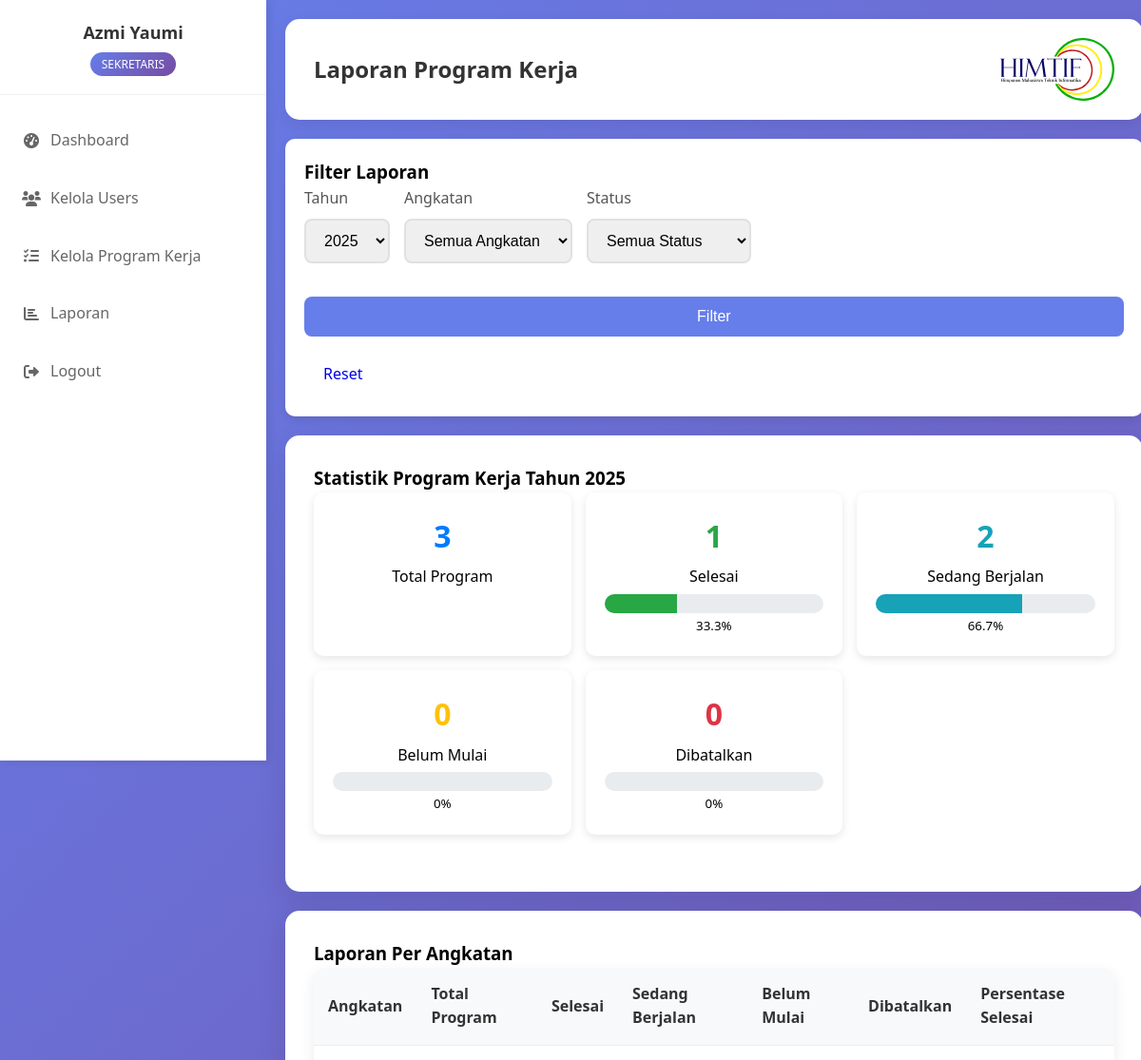
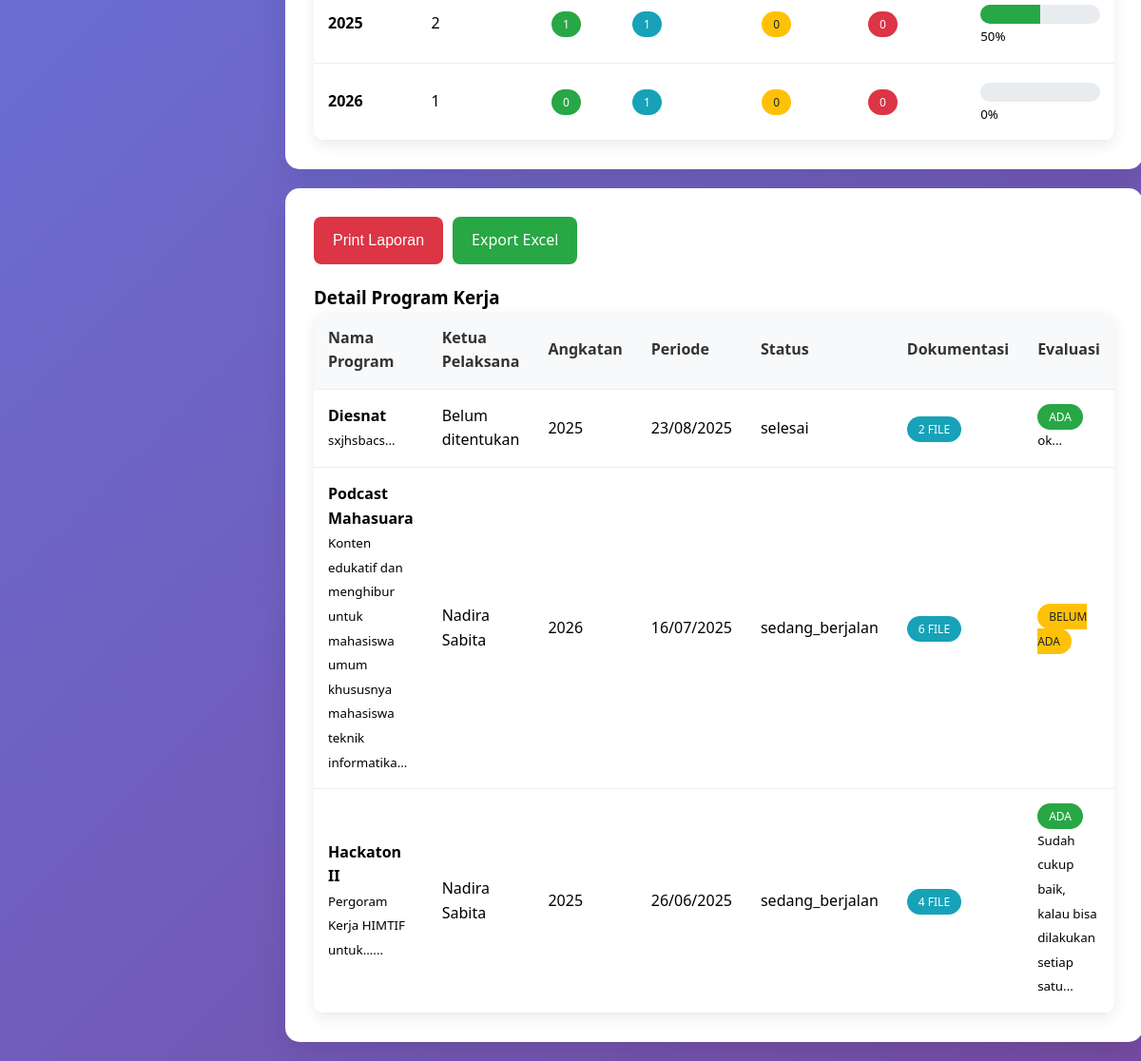
The app's page /modules/laporan/laporan_proker.php (signed in) with its own data (2 pictures, top to bottom).
### tables this page shows
CREATE TABLE `program_kerja` (
  `id` varchar(10) NOT NULL,
  `nama_proker` varchar(200) NOT NULL,
  `deskripsi` text DEFAULT NULL,
  `tanggal_mulai` date DEFAULT NULL,
  `tanggal_selesai` date DEFAULT NULL,
  `status` enum('belum_mulai','sedang_berjalan','selesai','dibatalkan') DEFAULT NULL,
  `angkatan` varchar(10) DEFAULT NULL,
  `ketua_pelaksana_id` int(11) DEFAULT NULL,
  `created_by` int(11) DEFAULT NULL,
  `created_at` timestamp NOT NULL DEFAULT current_timestamp(),
  `updated_at` timestamp NOT NULL DEFAULT current_timestamp() ON UPDATE current_timestamp()
);

CREATE TABLE `users` (
  `id` int(11) NOT NULL,
  `nama` varchar(100) NOT NULL,
  `nik` varchar(20) NOT NULL,
  `username` varchar(50) NOT NULL,
  `password` varchar(255) NOT NULL,
  `role` enum('sekretaris','ketua_pelaksana','ketua_umum') NOT NULL,
  `created_at` timestamp NOT NULL DEFAULT current_timestamp(),
  `status` enum('aktif','nonaktif') DEFAULT 'aktif'
);

### includes/functions.php (called while the page is built, shortened)
<?php
function sanitize($data) {
    return htmlspecialchars(trim($data), ENT_QUOTES, 'UTF-8');
}
function formatTanggal($date) {
    return date('d/m/Y', strtotime($date));
}
function getStatusBadge($status) {
    $badges = [
        'belum_mulai' => '<span class="badge badge-warning">Belum Mulai</span>',
        'sedang_berjalan' => '<span class="badge badge-info">Sedang Berjalan</span>',
        'selesai' => '<span class="badge badge-success">Selesai</span>',
        'dibatalkan' => '<span class="badge badge-danger">Dibatalkan</span>',
    ];
    return $badges[$status] ?? $status;
}
?>

### modules/laporan/laporan_proker.php (the view, shortened to what this page needs)
<?php
require_once '../../config/database.php';
require_once '../../includes/functions.php';
$angkatan = $_GET['angkatan'] ?? '';
$tahun = $_GET['tahun'] ?? date('Y');
$statsQuery = "
    SELECT
        COUNT(*) as total_proker,
        SUM(CASE WHEN status = 'selesai' THEN 1 ELSE 0 END) as selesai,
        SUM(CASE WHEN status = 'sedang_berjalan' THEN 1 ELSE 0 END) as berjalan,
        SUM(CASE WHEN status = 'belum_mulai' THEN 1 ELSE 0 END) as belum_mulai,
        SUM(CASE WHEN status = 'dibatalkan' THEN 1 ELSE 0 END) as dibatalkan
    FROM program_kerja
    WHERE YEAR(created_at) = ?
";
$params = [$tahun];
$stmt = $pdo->prepare($statsQuery);
$stmt->execute($params);
$stats = $stmt->fetch();
$detailQuery = "
    SELECT
        pk.*,
        u.nama as ketua_nama,
        COUNT(DISTINCT d.id) as total_dokumentasi,
        e.evaluasi
    FROM program_kerja pk
    LEFT JOIN users u ON pk.ketua_pelaksana_id = u.id
    LEFT JOIN dokumentasi d ON pk.id = d.proker_id
    LEFT JOIN evaluasi e ON pk.id = e.proker_id
    WHERE YEAR(pk.created_at) = ?
";
$detailParams = [$tahun];
$detailQuery .= " GROUP BY pk.id ORDER BY pk.created_at DESC";
$stmt = $pdo->prepare($detailQuery);
$stmt->execute($detailParams);
$prokers = $stmt->fetchAll();
$angkatanStatsQuery = "
   SELECT
        angkatan,
        COUNT(*) as total,
        SUM(CASE WHEN status = 'selesai' THEN 1 ELSE 0 END) as selesai,
        SUM(CASE WHEN status = 'sedang_berjalan' THEN 1 ELSE 0 END) as berjalan,
        SUM(CASE WHEN status = 'belum_mulai' THEN 1 ELSE 0 END) as belum_mulai,
        SUM(CASE WHEN status = 'dibatalkan' THEN 1 ELSE 0 END) as dibatalkan
    FROM program_kerja
    WHERE YEAR(created_at) = ? AND angkatan IS NOT NULL
    GROUP BY angkatan
    ORDER BY angkatan
";
$stmt = $pdo->prepare($angkatanStatsQuery);
$stmt->execute([$tahun]);
$angkatanStats = $stmt->fetchAll();
?>
<!DOCTYPE html>
<html lang="id">
<head>
    <link rel="stylesheet" href="../../css/style.css">
    <link rel="stylesheet" href="https://cdnjs.cloudflare.com/ajax/libs/font-awesome/6.0.0/css/all.min.css">
</head>
<body>
<div class="dashboard-container">
        <div class="sidebar" id="sidebar">
        <div class="sidebar-header">
            <h3><?= $_SESSION['nama'] ?></h3>
            <span class="role-badge"><?= ucwords(str_replace('_', ' ', $_SESSION['role'])) ?></span>
        </div>
                    <div class="sidebar-menu">
            <div class="menu-item">
                <a href="../../dashboard/<?= $_SESSION['role'] ?>.php">
                    <i class="fas fa-tachometer-alt"></i>
                    Dashboard
                </a>
            </div>
            <div class="menu-item">
            <?php if ($_SESSION['role'] == 'sekretaris'): ?>
                    <a href="../users/manage_users.php">
                    <i class="fas fa-users"></i>
                    Kelola Users
                    </a>
                    <?php endif; ?>
                    </div>
            <div class="menu-item">
                <?php if ($_SESSION['role']): ?>
                <a href="../proker/manage_proker.php">
                    <i class="fas fa-tasks"></i>
                    Kelola Program Kerja
                </a>
                <?php endif; ?>
            </div>
                  <?php if ($_SESSION['role']): ?>
                    <div class="menu-item">
                    <a href="laporan_proker.php">
                        <i class="fas fa-chart-bar"></i>
                        Laporan
                    </a>
                    <?php endif; ?>
                </div>
            <div class="menu-item">
                  <?php if ($_SESSION['role']): ?>
                    <a href="../../logout.php">
                        <i class="fas fa-sign-out-alt"></i>
                        Logout
                    </a>
                <?php endif; ?>
            </div>
            </div>
        </div>
        <div class="main-content" id="mainContent">
            <div class="container">
                <div class="header">
                    <h1>Laporan Program Kerja</h1>
                    <div class="logo-title">
                        <img class="logo" src="../../assets/img/logo.svg" alt="Logo">
                    </div>
                </div>
        <div class="filter-section no-print">
            <h3>Filter Laporan</h3>
            <form method="GET" class="filter-row">
                <div class="form-group">
                    <label>Tahun</label>
                    <select name="tahun" class="form-control">
                        <?php for ($i = date('Y'); $i >= 2020; $i--): ?>
                        <option value="<?= $i ?>" <?= $tahun == $i ? 'selected' : '' ?>><?= $i ?></option>
                        <?php endfor; ?>
                    </select>
                </div>
                <div class="form-group">
                    <label>Angkatan</label>
                    <select name="angkatan" class="form-control">
                        <option value="">Semua Angkatan</option>
                    </select>
                </div>
                <div class="form-group">
                    <label>Status</label>
                    <select name="status" class="form-control">
                        <option value="">Semua Status</option>
                    </select>
                </div>
                <button type="submit" class="btn btn-primary">Filter</button>
                <a href="laporan_proker.php" class="btn btn-secondary">Reset</a>
            </form>
        </div>
        <div class="dashboard">
            <h3>Statistik Program Kerja Tahun <?= $tahun ?></h3>
            <div class="stats-grid">
                <div class="stat-card">
                    <div class="stat-number total"><?= $stats['total_proker'] ?></div>
                    <div>Total Program</div>
                </div>
                <div class="stat-card">
                    <div class="stat-number selesai"><?= $stats['selesai'] ?></div>
                    <div>Selesai</div>
                    <?php if ($stats['total_proker'] > 0): ?>
                    <div class="progress-bar">
                        <div class="progress-fill progress-selesai"
                             style="width: <?= ($stats['selesai'] / $stats['total_proker']) * 100 ?>%"></div>
                    </div>
                    <small><?= round(($stats['selesai'] / $stats['total_proker']) * 100, 1) ?>%</small>
                    <?php endif; ?>
                </div>
                <div class="stat-card">
                    <div class="stat-number berjalan"><?= $stats['berjalan'] ?></div>
                    <div>Sedang Berjalan</div>
                    <?php if ($stats['total_proker'] > 0): ?>
                    <div class="progress-bar">
                        <div class="progress-fill progress-berjalan"
                             style="width: <?= ($stats['berjalan'] / $stats['total_proker']) * 100 ?>%"></div>
                    </div>
                    <small><?= round(($stats['berjalan'] / $stats['total_proker']) * 100, 1) ?>%</small>
                    <?php endif; ?>
                </div>
                <div class="stat-card">
                    <div class="stat-number belum"><?= $stats['belum_mulai'] ?></div>
                    <div>Belum Mulai</div>
                    <?php if ($stats['total_proker'] > 0): ?>
                    <div class="progress-bar">
                    </div>
                    <small><?= round(($stats['belum_mulai'] / $stats['total_proker']) * 100, 1) ?>%</small>
                    <?php endif; ?>
                </div>
                <div class="stat-card">
                    <div class="stat-number" style="color: #dc3545;"><?= $stats['dibatalkan'] ?></div>
                    <div>Dibatalkan</div>
                    <?php if ($stats['total_proker'] > 0): ?>
                    <div class="progress-bar">
                    </div>
                    <small><?= round(($stats['dibatalkan'] / $stats['total_proker']) * 100, 1) ?>%</small>
                    <?php endif; ?>
                </div>
            </div>
        </div>
        <?php if (!$angkatan && count($angkatanStats) > 0): ?>
        <div class="dashboard">
            <h3>Laporan Per Angkatan</h3>
            <div class="table-container">
                <table class="table">
                    <thead>
                        <tr>
                            <th>Angkatan</th>
                            <th>Total Program</th>
                            <th>Selesai</th>
                            <th>Sedang Berjalan</th>
                            <th>Belum Mulai</th>
                            <th>Dibatalkan</th>
                            <th>Persentase Selesai</th>
                        </tr>
                    </thead>
                    <tbody>
                        <?php foreach ($angkatanStats as $angkStat): ?>
                        <tr>
                            <td><strong><?= sanitize($angkStat['angkatan']) ?></strong></td>
                            <td><?= $angkStat['total'] ?></td>
                            <td><span class="badge badge-success"><?= $angkStat['selesai'] ?></span></td>
                            <td><span class="badge badge-info"><?= $angkStat['berjalan'] ?></span></td>
                            <td><span class="badge badge-warning"><?= $angkStat['belum_mulai'] ?></span></td>
                            <td><span class="badge badge-danger"><?= $angkStat['dibatalkan'] ?></span></td>
                            <td>
                                <?php
                                $percentage = $angkStat['total'] > 0 ? round(($angkStat['selesai'] / $angkStat['total']) * 100, 1) : 0;
                                ?>
                                <div class="progress-bar">
                                    <div class="progress-fill progress-selesai" style="width: <?= $percentage ?>%"></div>
                                </div>
                                <small><?= $percentage ?>%</small>
                            </td>
                        </tr>
                        <?php endforeach; ?>
                    </tbody>
                </table>
            </div>
        </div>
        <?php endif; ?>
        <div class="dashboard">
        <div class="export-buttons no-print">
            <button onclick="window.print()" class="btn btn-danger">Print Laporan</button>
            <a href="export_excel.php?<?= http_build_query($_GET) ?>" class="btn btn-success">Export Excel</a>
        </div>
            <h3>Detail Program Kerja</h3>
            <?php if (count($prokers) == 0): ?>
                <div class="alert alert-info">
                    Tidak ada program kerja yang ditemukan dengan filter yang dipilih.
                </div>
            <?php else: ?>
            <div class="table-container">
                <table class="table">
                    <thead>
                        <tr>
                            <th>Nama Program</th>
                            <th>Ketua Pelaksana</th>
                            <th>Angkatan</th>
                            <th>Periode</th>
                            <th>Status</th>
                            <th>Dokumentasi</th>
                            <th>Evaluasi</th>
                        </tr>
                    </thead>
                    <tbody>
                        <?php foreach ($prokers as $proker): ?>
                        <tr>
                            <td>
                                <strong><?= sanitize($proker['nama_proker']) ?></strong>
                                <?php if ($proker['deskripsi']): ?>
                                <br><small class="text-muted"><?= sanitize(substr($proker['deskripsi'], 0, 100)) ?>...</small>
                                <?php endif; ?>
                            </td>
                            <td><?= sanitize($proker['ketua_nama'] ?? 'Belum ditentukan') ?></td>
                            <td><?= sanitize($proker['angkatan'] ?? '-') ?></td>
                            <td>
                                <?php if ($proker['tanggal_mulai']): ?>
                                    <?= formatTanggal($proker['tanggal_mulai']) ?>
                                <?php else: ?>
                                    <span class="text-muted">Belum ditentukan</span>
                                <?php endif; ?>
                            </td>
                            <td><?= getStatusBadge($proker['status']) ?></td>
                            <td>
                                <span class="badge badge-info"><?= $proker['total_dokumentasi'] ?> file</span>
                            </td>
                            <td>
                                <?php if ($proker['evaluasi']): ?>
                                    <span class="badge badge-success">Ada</span>
                                    <br><small><?= sanitize(substr($proker['evaluasi'], 0, 50)) ?>...</small>
                                <?php else: ?>
                                    <span class="badge badge-warning">Belum ada</span>
                                <?php endif; ?>
                            </td>
                        </tr>
                        <?php endforeach; ?>
                    </tbody>
                </table>
            </div>
            <?php endif; ?>
        </div>
    </div>
</body>
</html>

### records on screen
program_kerja: nama_proker "Diesnat", deskripsi "sxjhsbacs", ketua_nama "Belum ditentukan", angkatan "2025", tanggal_mulai "23/08/2025", status "selesai", total_dokumentasi "2", evaluasi "ok"
program_kerja: nama_proker "Podcast Mahasuara", deskripsi "Konten edukatif dan menghibur untuk mahasiswa umum khususnya mahasiswa teknik informatika", ketua_pelaksana.nama "Nadira Sabita", angkatan "2026", tanggal_mulai "16/07/2025", status "sedang_berjalan", total_dokumentasi "6", shows "BELUM ADA"
program_kerja: nama_proker "Hackaton II", deskripsi "Pergoram Kerja HIMTIF untuk...", ketua_pelaksana.nama "Nadira Sabita", angkatan "2025", tanggal_mulai "26/06/2025", status "sedang_berjalan", total_dokumentasi "4", evaluasi "Sudah cukup baik, kalau bisa dilakukan setiap satu"

### other values on screen
$_SESSION['nama'] "Azmi Yaumi"
str_replace('_', ' ', $_SESSION['role']) "SEKRETARIS"
$stats['total_proker'] "3"
$stats['selesai'] "1"
$stats['berjalan'] "2"
$stats['belum_mulai'] "0"
$stats['dibatalkan'] "0"
$angkStat['angkatan'] "2025"
$angkStat['total'] "2"
$angkStat['selesai'] "1"
$angkStat['berjalan'] "1"
$angkStat['belum_mulai'] "0"
$angkStat['dibatalkan'] "0"
$percentage "50"
$angkStat['angkatan'] "2026"
